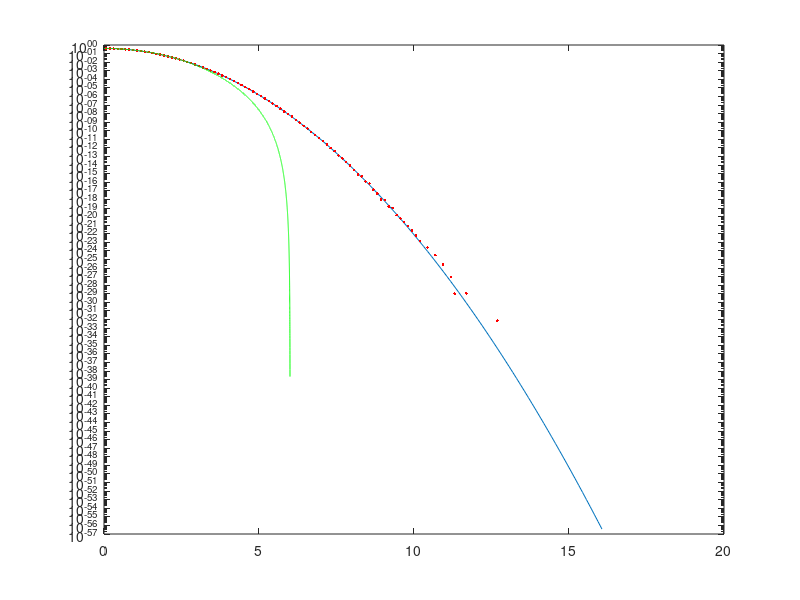
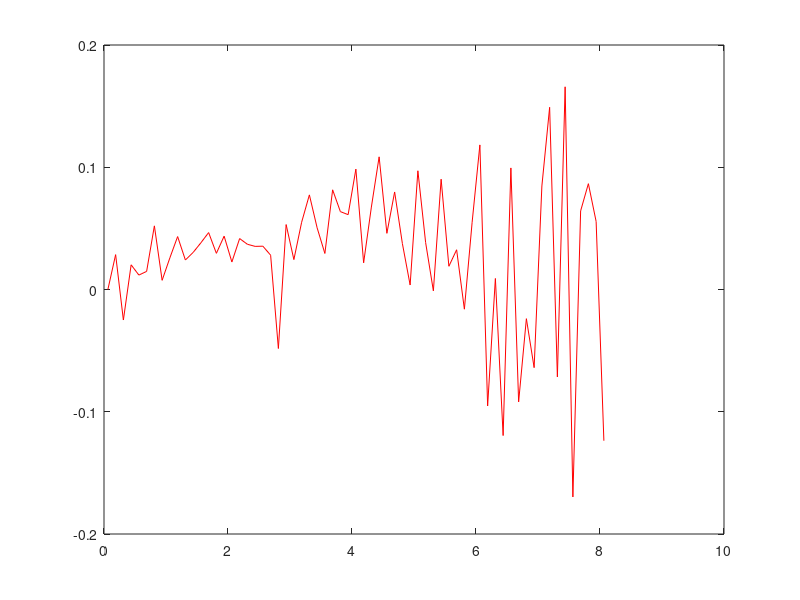

Reproduce these figures in MATLAB, in order.
clear all;
close all;

t = -1:1/2^11:1;
t12_hr = -12:1/2^11:12;

updf = pdf('uniform',t,-1,1);

%Compute the PDF for n = 12 in high resolution
%High resolution PDF ensures more accuracy at the edges after convolution
pdf2 = conv(updf,updf);
pdf3 = conv(updf,pdf2);
pdf6 = conv(pdf3,pdf3);
pdf12_hr = conv(pdf6,pdf6);
pdf12_hr = pdf12_hr/max(pdf12_hr );


%Shrink the sample sile of PDF_n12 (by a factor of 32) 
ls = length(pdf12_hr);
j = 1;
for i = 17:32:ls
        t12(j) = t12_hr(i);
        pdf12(j) = pdf12_hr(i);
        j= j+1;
end


%Compute the Error in PDF_n12 by inverse gaussian equation
var12 = 12/3;
sq_var12 = sqrt(var12);
t12 = t12(end/2+1:end); %Take only positive side
pdf12 = pdf12(end/2+1:end)* 1/sqrt(2*pi * var12);%Take only positive side

xg12 = sqrt(-2 * var12 * log(sqrt(2*pi * var12) * pdf12));
ref12 =  exp(-xg12.^2/(2*var12))* (1/(sqrt(2* pi * var12)));

t12 = t12/sq_var12;
xg12= xg12/sq_var12;


err_n12 = (t12-xg12); %Error in PDF_n12


dum = zeros(1,256);
err_n12 = [err_n12 dum];
ZMA_coef12 = err_n12;


%Compute area under the curve for residual PDF
%Compute Gaussian PDF
x = 1/2^8:1/2^7:8-1/2^8;
ref = pdf('Normal',x,0,1);

ref1 = ref.*ZMA_coef12;
Area = sum(ref1*1/2^7)*2

Area = 1 + Area;

%Compute Normalization factor after correction
NF = x*(Area -1);

%Compute final coefficients after compensating for normalization
ZMA_coef12 = -(ZMA_coef12*Area) +NF;
%ZMA_coef12 = -ZMA_coef12;

%Cater for the numerical inaccuracy caused on edges during convolution
ZMA_coef12(end*.35:end)= ZMA_coef12(end*.35:end)*1.0455;




%Compute the change in x-axis after error compensation
pdf12 =  pdf12_hr(end/2+1:end-1);
t12 =  t12_hr(end/2+1:end-1)/2;

sz_pdf=length(pdf12);

add=zeros(1,sz_pdf);
err=zeros(1,sz_pdf);

 for i = 1:sz_pdf
    add(i) = floor(t12(i) * 128)+1;
    err(i) = ZMA_coef12(add(i));
 end

t12_corr = t12+err;



%Compute the change in y-axis (probabilities) after error compensation
%within bins of fixed distance

bins = 0:1/2^3:16;
sz_bin=length(bins);
pdf_corr= zeros(1,sz_bin);

for i = 1:sz_bin
    pdf_corr(i) = 0;
    for j = 1:(sz_pdf-1)
        if(t12_corr(j)>bins(i) && t12_corr(j)<bins(i+1))
            pdf_corr(i) = pdf_corr(i)+ pdf12(j);
        end
    end
end

bins = bins + 1/2^4;


%compute the residual error
ref = pdf('Normal',bins,0,1);

pdf_corr = pdf_corr/max(pdf_corr)*max(ref);
pdf12 = pdf12/max(pdf12)*max(ref);
sum(ref*1/2^2)
sum(pdf_corr*1/2^2)
sum(pdf12*1/2^2)

%plots
figure;
semilogy(bins,ref);hold;
semilogy(bins, pdf_corr,'r.')
semilogy(t12, pdf12,'g')

pdf12_corr_sav = [bins' pdf_corr' ref'];
pdf12_sav = [t12' pdf12'];


%Compute the Residual Error in PDF after compensation
ref = pdf('Normal',bins,0,1);

xg12 = sqrt(-2  * log(sqrt(2*pi ) * pdf_corr));
err_n12 = (bins-xg12)*100/8; %Error in PDF_n12


figure;
plot(bins(1:end-64),err_n12(1:end-64),'r');
mean(abs(err_n12(1:end-64)))